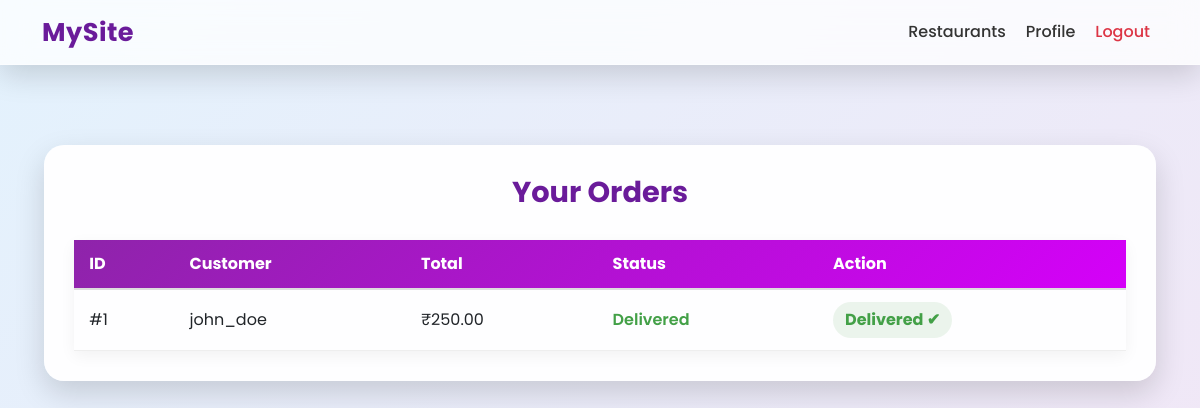
The page /vendor/orders/ (signed in) on the database its author committed.
### venderapp/models.py (models this page shows, shortened)
class Order(models.Model):
    STATUS_CHOICES = (
        ('received', 'Received'),
        ('cancelled', 'Cancelled'),
        ('delivered', 'Delivered'),
    )
    user = models.ForeignKey(User, on_delete=models.CASCADE)
    vendor = models.ForeignKey(Multivendors, on_delete=models.CASCADE)  # Add this
    name = models.CharField(max_length=100)
    phone = models.CharField(max_length=20)
    address = models.TextField()
    payment_method = models.CharField(max_length=50)
    total_amount = models.DecimalField(max_digits=10, decimal_places=2)
    status = models.CharField(max_length=20, choices=STATUS_CHOICES, default='received')
    created_at = models.DateTimeField(auto_now_add=True)

### venderapp/views.py (the view)
# urls.py: path('vendor/orders/', views.vendor_orders, name='vendor_orders'),  # List orders received by the vendor
@login_required(login_url="login")
def vendor_orders(request):
    user = request.user
    if not hasattr(user, 'multivendors'):
        return redirect('dashboard')
    multivendors = user.multivendors
    orders = Order.objects.filter(vendor=multivendors).order_by('-created_at')
    context = {
        'orders': orders,
        'multivendors': multivendors,
        'user_type': 'vendor',
    }
    return render(request, 'vendor_orders.html', context)

### venderapp/context_processors.py (called while the page is built)
def user_type_processor(request):
    user = request.user
    if user.is_authenticated:
        if hasattr(user, "multivendors"):
            user_type = 'vendor'
        elif hasattr(user, "registrationdetails"):
            user_type = 'customer'
        else:
            user_type = 'unknown'
    else:
        user_type = 'anonymous'
    return {'user_type': user_type}

### templates/vendor_orders.html (shortened to what this page needs)
{% extends 'base.html' %}
{% load static %}
{% block content %}
<div style="
    width:95%;
    margin:50px auto;
    padding:30px;
    background: rgba(255,255,255,0.95);
    border-radius:20px;
    box-shadow:0 12px 30px rgba(0,0,0,0.15);
    font-family:'Poppins', sans-serif;
">
    <h3 style="
        color:#6a1b9a;
        font-weight:700;
        margin-bottom:30px;
        font-size:1.8rem;
        text-align:center;
    ">Your Orders</h3>
    {% if orders %}
    <table style="
        width:100%;
        border-collapse:collapse;
        box-shadow:0 5px 15px rgba(0,0,0,0.05);
    ">
        <thead>
            <tr style="
                border-bottom:2px solid #ddd;
                background:linear-gradient(135deg,#8e24aa,#d500f9);
                color:white;
                text-align:left;
            ">
                <th style="padding:12px 15px;">ID</th>
                <th style="padding:12px 15px;">Customer</th>
                <th style="padding:12px 15px;">Total</th>
                <th style="padding:12px 15px;">Status</th>
                <th style="padding:12px 15px;">Action</th>
            </tr>
        </thead>
        <tbody>
            {% for order in orders %}
            <tr style="
                border-bottom:1px solid #eee;
                transition:background 0.3s;
            " onmouseover="this.style.background='rgba(155,39,176,0.05)';" onmouseout="this.style.background='transparent';">
                <td style="padding:12px 15px;">#{{ order.id }}</td>
                <td style="padding:12px 15px;">{{ order.user.username }}</td>
                <td style="padding:12px 15px;">₹{{ order.total_amount }}</td>
                <td style="padding:12px 15px; text-transform:capitalize;">
                    {% if order.status == 'received' %}
                        <span style="color:#f9a825; font-weight:600;">{{ order.status }}</span>
                    {% elif order.status == 'cancelled' %}
                        <span style="color:#e53935; font-weight:600;">{{ order.status }}</span>
                    {% else %}
                        <span style="color:#43a047; font-weight:600;">{{ order.status }}</span>
                    {% endif %}
                </td>
                <td style="padding:12px 15px;">
                    {% if order.status != 'delivered' %}
                    <a href="{% url 'mark_order_delivered' order.id %}" style="
                        display:inline-block;
                        padding:6px 15px;
                        background: #1e88e5;
                        color:#fff;
                        border-radius:50px;
                        font-weight:600;
                        text-decoration:none;
                        transition:0.3s;
                    " onmouseover="this.style.background='#1565c0';" onmouseout="this.style.background='#1e88e5';">
                        Mark as Delivered
                    </a>
                    {% else %}
                    <span style="
                        display:inline-block;
                        color:#43a047;
                        font-weight:700;
                        padding:6px 12px;
                        border-radius:20px;
                        background: rgba(67,160,71,0.1);
                    ">Delivered ✔</span>
                    {% endif %}
                </td>
            </tr>
            {% endfor %}
        </tbody>
    </table>
    {% endif %}
</div>
{% endblock %}

### templates/base.html (style rules this page uses)
:root { --primary: #6a1b9a; --accent: #ff5252; --glass-bg: rgba(255, 255, 255, 0.75); --glass-border: rgba(255, 255, 255, 0.4); }
body { min-height: 100vh; font-family: 'Poppins', sans-serif; background: linear-gradient(135deg, #e3f2fd, #f3e5f5); overflow-x: hidden; }

### rows shown on the page
Order: id "1", user.username "john_doe", total_amount "250.00", status "Delivered", shows "Delivered ✔"
